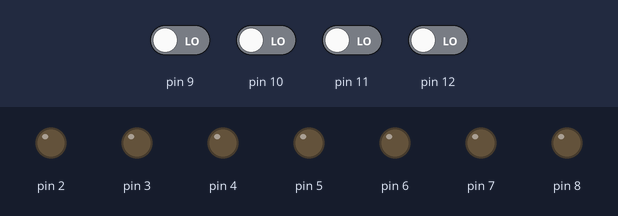
This sketch was run on a simulated Arduino Uno, built with avr-gcc and run on an emulated ATmega328P. Parts: output pins drawn as LEDs (lit = HIGH). The test bench sets the inputs (shaded band); at power-on: pin 9–12 LOW.

Above: at 1.2 s.
1.3 s: pin 9 driven HIGH
At 2.0 s:
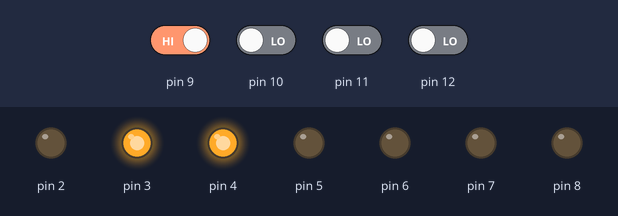
2.8 s: pin 10 driven HIGH
At 3.1 s:
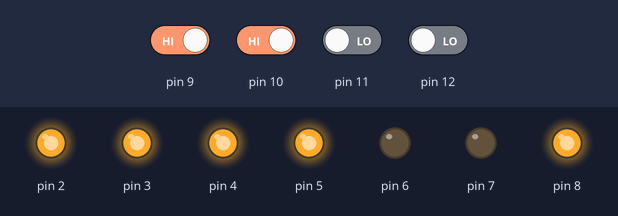
4.3 s: pin 11 driven HIGH
At 5.5 s:
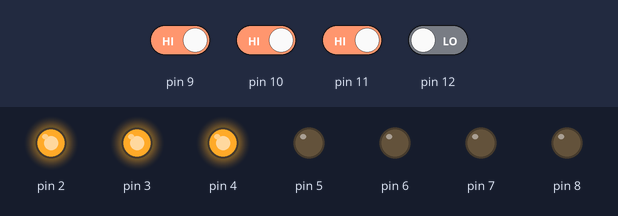
5.8 s: pin 10 driven LOW
At 6.6 s:
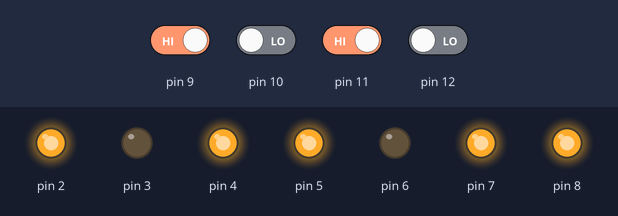
7.3 s: pin 9 driven LOW
At 7.7 s:
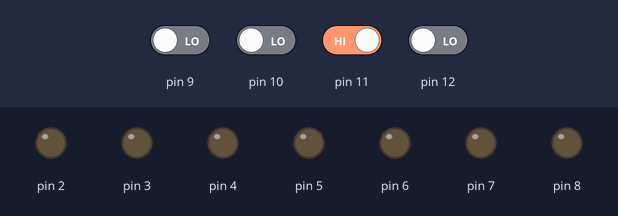
Timing chart, 0 to 9.8 s (numbered marks = the images above; inputs shaded):
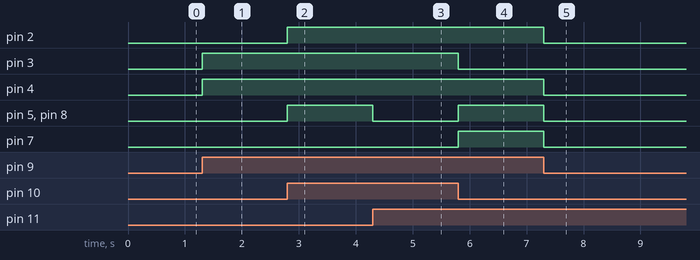

Measured:
- after the input at 1.3 s, pin 3, pin 4: LOW → HIGH at once
- after the input at 2.8 s, pin 2, pin 5, pin 8: LOW → HIGH at once
- after the input at 4.3 s, pin 5, pin 8: HIGH → LOW at once
- after the input at 5.8 s, pin 3: HIGH → LOW at once; pin 5, pin 7, pin 8: LOW → HIGH at once
- after the input at 7.3 s, pin 2, pin 4, pin 5, pin 7, pin 8: HIGH → LOW at once

The sketch:

practica4DipDisplay.ino
```cpp
void setup() {
  pinMode(2, OUTPUT);
  pinMode(3, OUTPUT);
  pinMode(4, OUTPUT);
  pinMode(5, OUTPUT);
  pinMode(6, OUTPUT);
  pinMode(7, OUTPUT);
  pinMode(8, OUTPUT);
   pinMode(9, INPUT);
   pinMode(10, INPUT);
   pinMode(11, INPUT);
   pinMode(12, INPUT);
}
  int leerNumero (int p1, int p2, int p3, int p4){
    int acomulador;
      if(p1==HIGH){
          acomulador=1+acomulador;
        }
        if(p2==HIGH){
          acomulador=2+acomulador;
        }
        if(p3==HIGH){
          acomulador=4+acomulador;
        }
        if(p4==HIGH){
          acomulador=8+acomulador;
        }
        return acomulador;
    }

   void display (int d1,int d2,int d3,int d4,int d5,int d6,int d7,int numero)// Función del display
  {
    int a, b, c, d, e, f, g;
    byte  Digit[11][7] =
    {
       { 1,1,1,1,1,1,0 },    // 0
       { 0,1,1,0,0,0,0 },    // 1
       { 1,1,0,1,1,0,1 },    // 2
       { 1,1,1,1,0,0,1 },    // 3
       { 0,1,1,0,0,1,1 },    // 4
       { 1,0,1,1,0,1,1 },    // 5
       { 1,0,1,1,1,1,1 },    // 6
       { 1,1,1,0,0,0,0 },    // 7
       { 1,1,1,1,1,1,1 },    // 8
       { 1,1,1,0,0,1,1 },    // 9
       { 0,0,0,0,0,0,0 }     //null
    };
    if (numero<=9){
  digitalWrite (d1,Digit[numero][0]);
  digitalWrite (d2,Digit[numero][1]);
  digitalWrite (d3,Digit[numero][2]);
  digitalWrite (d4,Digit[numero][3]);
  digitalWrite (d5,Digit[numero][4]);
  digitalWrite (d6,Digit[numero][5]);
  digitalWrite (d7,Digit[numero][6]);
    }
    else if(numero>=10){
      digitalWrite (d1,Digit[10][0]);
      digitalWrite (d2,Digit[10][1]);
      digitalWrite (d3,Digit[10][2]);
      digitalWrite (d4,Digit[10][3]);
      digitalWrite (d5,Digit[10][4]);
      digitalWrite (d6,Digit[10][5]);
      digitalWrite (d7,Digit[10][6]);
    return 0;}
  }

void loop() {
 int pa=digitalRead(9);
 int pb=digitalRead(10);
 int pc=digitalRead(11);
 int pd=digitalRead(12);
 int r;
 r=leerNumero(pa,pb,pc,pd);
 display(2,3,4,5,6,7,8,r);
}
```
